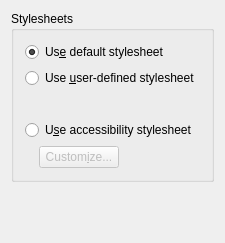
<ui version="4.0" >
 <class>CSSConfigWidget</class>
 <widget class="QWidget" name="CSSConfigWidget" >
  <property name="whatsThis" >
   <string>&lt;b>Stylesheets&lt;/b>&lt;p>See http://www.w3.org/Style/CSS for further information on cascading style sheets.&lt;/p></string>
  </property>
  <layout class="QVBoxLayout" >
   <item>
    <widget class="QGroupBox" name="ButtonGroup1" >
     <property name="sizePolicy" >
      <sizepolicy vsizetype="Preferred" hsizetype="MinimumExpanding" >
       <horstretch>0</horstretch>
       <verstretch>0</verstretch>
      </sizepolicy>
     </property>
     <property name="whatsThis" >
      <string>&lt;b>Stylesheets&lt;/b>&lt;p>Use this groupbox to determine how Konqueror will render style sheets.&lt;/p></string>
     </property>
     <property name="title" >
      <string>Stylesheets</string>
     </property>
     <layout class="QVBoxLayout" >
      <item>
       <widget class="QRadioButton" name="useDefault" >
        <property name="whatsThis" >
         <string>&lt;b>Use default stylesheet&lt;/b>&lt;p>Select this option to use the default stylesheet.&lt;/p></string>
        </property>
        <property name="text" >
         <string>Us&amp;e default stylesheet</string>
        </property>
        <property name="checked" >
         <bool>true</bool>
        </property>
       </widget>
      </item>
      <item>
       <widget class="QRadioButton" name="useUser" >
        <property name="whatsThis" >
         <string>&lt;b>Use user-defined stylesheet&lt;/b>&lt;p>If this box is checked, Konqueror will try to load a user-defined style sheet as specified in the location below. The style sheet allows you to completely override the way web pages are rendered in your browser. The file specified should contain a valid style sheet (see http://www.w3.org/Style/CSS for further information on cascading style sheets).&lt;/p></string>
        </property>
        <property name="text" >
         <string>Use &amp;user-defined stylesheet</string>
        </property>
       </widget>
      </item>
      <item>
       <layout class="QHBoxLayout" >
        <property name="leftMargin" >
         <number>0</number>
        </property>
        <property name="topMargin" >
         <number>0</number>
        </property>
        <property name="rightMargin" >
         <number>0</number>
        </property>
        <property name="bottomMargin" >
         <number>0</number>
        </property>
        <item>
         <spacer>
          <property name="orientation" >
           <enum>Qt::Horizontal</enum>
          </property>
          <property name="sizeType" >
           <enum>QSizePolicy::Fixed</enum>
          </property>
          <property name="sizeHint" >
           <size>
            <width>14</width>
            <height>20</height>
           </size>
          </property>
         </spacer>
        </item>
        <item>
         <widget class="KUrlRequester" name="urlRequester" >
          <property name="enabled" >
           <bool>false</bool>
          </property>
         </widget>
        </item>
       </layout>
      </item>
      <item>
       <widget class="QRadioButton" name="useAccess" >
        <property name="sizePolicy" >
         <sizepolicy vsizetype="Fixed" hsizetype="MinimumExpanding" >
          <horstretch>0</horstretch>
          <verstretch>0</verstretch>
         </sizepolicy>
        </property>
        <property name="whatsThis" >
         <string>&lt;b>Use accessibility stylesheet&lt;/b>&lt;p>Selecting this option will allow you to define a default font, font size, and font color with a few simple clicks of the mouse. Simply wander over to the Customize... dialog and pick out your desired options.&lt;/p></string>
        </property>
        <property name="text" >
         <string>U&amp;se accessibility stylesheet</string>
        </property>
       </widget>
      </item>
      <item>
       <layout class="QHBoxLayout" >
        <property name="leftMargin" >
         <number>0</number>
        </property>
        <property name="topMargin" >
         <number>0</number>
        </property>
        <property name="rightMargin" >
         <number>0</number>
        </property>
        <property name="bottomMargin" >
         <number>0</number>
        </property>
        <item>
         <spacer>
          <property name="orientation" >
           <enum>Qt::Horizontal</enum>
          </property>
          <property name="sizeType" >
           <enum>QSizePolicy::Fixed</enum>
          </property>
          <property name="sizeHint" >
           <size>
            <width>14</width>
            <height>20</height>
           </size>
          </property>
         </spacer>
        </item>
        <item>
         <widget class="QPushButton" name="customize" >
          <property name="enabled" >
           <bool>false</bool>
          </property>
          <property name="text" >
           <string>Custom&amp;ize...</string>
          </property>
         </widget>
        </item>
        <item>
         <spacer>
          <property name="orientation" >
           <enum>Qt::Horizontal</enum>
          </property>
          <property name="sizeType" >
           <enum>QSizePolicy::Expanding</enum>
          </property>
          <property name="sizeHint" >
           <size>
            <width>20</width>
            <height>20</height>
           </size>
          </property>
         </spacer>
        </item>
       </layout>
      </item>
     </layout>
    </widget>
   </item>
   <item>
    <spacer>
     <property name="orientation" >
      <enum>Qt::Vertical</enum>
     </property>
     <property name="sizeType" >
      <enum>QSizePolicy::Expanding</enum>
     </property>
     <property name="sizeHint" >
      <size>
       <width>20</width>
       <height>50</height>
      </size>
     </property>
    </spacer>
   </item>
  </layout>
 </widget>
 <layoutdefault spacing="6" margin="11" />
 <layoutfunction spacing="KDialog::spacingHint" margin="KDialog::marginHint" />
 <pixmapfunction>qPixmapFromMimeSource</pixmapfunction>
 <customwidgets>
  <customwidget>
   <class>KUrlRequester</class>
   <extends>QFrame</extends>
   <header>kurlrequester.h</header>
  </customwidget>
 </customwidgets>
 <includes>
  <include location="local" >kurlrequester.h</include>
  <include location="local" >klineedit.h</include>
  <include location="local" >kpushbutton.h</include>
 </includes>
 <resources/>
 <connections>
  <connection>
   <sender>useAccess</sender>
   <signal>toggled(bool)</signal>
   <receiver>customize</receiver>
   <slot>setEnabled(bool)</slot>
   <hints>
    <hint type="sourcelabel" >
     <x>20</x>
     <y>20</y>
    </hint>
    <hint type="destinationlabel" >
     <x>20</x>
     <y>20</y>
    </hint>
   </hints>
  </connection>
  <connection>
   <sender>useUser</sender>
   <signal>toggled(bool)</signal>
   <receiver>urlRequester</receiver>
   <slot>setEnabled(bool)</slot>
   <hints>
    <hint type="sourcelabel" >
     <x>20</x>
     <y>20</y>
    </hint>
    <hint type="destinationlabel" >
     <x>20</x>
     <y>20</y>
    </hint>
   </hints>
  </connection>
 </connections>
</ui>
